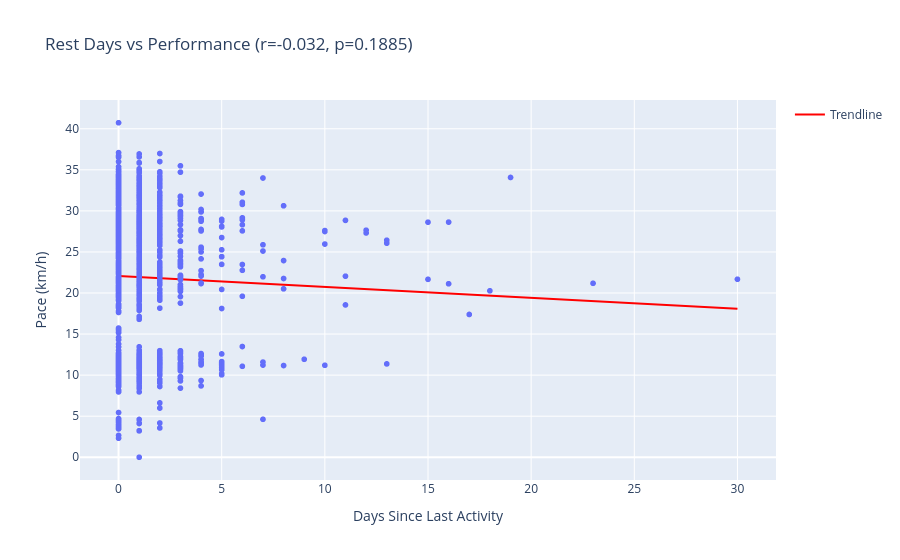

Notebook cell for this chart:
### Code cell
# Visualize
if len(df_recovery) > 2:
    fig = px.scatter(df_recovery, x='days_since_last', y='pace_kmh',
                    labels={'days_since_last': 'Days Since Last Activity', 'pace_kmh': 'Pace (km/h)'},
                    title=f'Rest Days vs Performance (r={corr_recovery:.3f}, p={p_recovery:.4f})')
    
    # Add trendline
    z = np.polyfit(df_recovery['days_since_last'], df_recovery['pace_kmh'], 1)
    p = np.poly1d(z)
    x_trend = np.linspace(0, df_recovery['days_since_last'].max(), 100)
    fig.add_scatter(x=x_trend, y=p(x_trend), mode='lines',
                   name='Trendline', line=dict(color='red'))
    
    fig.show()

### Figure 1 — Plotly figure (JSON) as saved in the notebook; plotly's stock layout.template omitted (floating-point values rounded to 4 significant figures; data arrays with more than 128 entries replaced by an {"elided": "..."} marker saying what was removed)
{"data": [{"hovertemplate": "Days Since Last Activity=%{x}<br>Pace (km/h)=%{y}<extra></extra>", "legendgroup": "", "marker": {"color": "#636efa", "symbol": "circle"}, "mode": "markers", "name": "", "showlegend": false, "type": "scattergl", "x": {"elided": "1644 float values"}, "xaxis": "x", "y": {"elided": "1644 float values"}, "yaxis": "y"}, {"line": {"color": "red"}, "mode": "lines", "name": "Trendline", "type": "scatter", "x": [0.0, 0.303, 0.6061, 0.9091, 1.212, 1.515, 1.818, 2.121, 2.424, 2.727, 3.03, 3.333, 3.636, 3.939, 4.242, 4.545, 4.848, 5.152, 5.455, 5.758, 6.061, 6.364, 6.667, 6.97, 7.273, 7.576, 7.879, 8.182, 8.485, 8.788, 9.091, 9.394, 9.697, 10.0, 10.3, 10.61, 10.91, 11.21, 11.52, 11.82, 12.12, 12.42, 12.73, 13.03, 13.33, 13.64, 13.94, 14.24, 14.55, 14.85, 15.15, 15.45, 15.76, 16.06, 16.36, 16.67, 16.97, 17.27, 17.58, 17.88, 18.18, 18.48, 18.79, 19.09, 19.39, 19.7, 20.0, 20.3, 20.61, 20.91, 21.21, 21.52, 21.82, 22.12, 22.42, 22.73, 23.03, 23.33, 23.64, 23.94, 24.24, 24.55, 24.85, 25.15, 25.45, 25.76, 26.06, 26.36, 26.67, 26.97, 27.27, 27.58, 27.88, 28.18, 28.48, 28.79, 29.09, 29.39, 29.7, 30.0], "y": [22.07, 22.03, 21.99, 21.95, 21.91, 21.87, 21.83, 21.79, 21.75, 21.71, 21.67, 21.63, 21.59, 21.55, 21.51, 21.47, 21.43, 21.39, 21.35, 21.31, 21.27, 21.23, 21.19, 21.15, 21.11, 21.06, 21.02, 20.98, 20.94, 20.9, 20.86, 20.82, 20.78, 20.74, 20.7, 20.66, 20.62, 20.58, 20.54, 20.5, 20.46, 20.42, 20.38, 20.34, 20.3, 20.26, 20.22, 20.18, 20.14, 20.1, 20.06, 20.02, 19.97, 19.93, 19.89, 19.85, 19.81, 19.77, 19.73, 19.69, 19.65, 19.61, 19.57, 19.53, 19.49, 19.45, 19.41, 19.37, 19.33, 19.29, 19.25, 19.21, 19.17, 19.13, 19.09, 19.05, 19.01, 18.97, 18.93, 18.89, 18.84, 18.8, 18.76, 18.72, 18.68, 18.64, 18.6, 18.56, 18.52, 18.48, 18.44, 18.4, 18.36, 18.32, 18.28, 18.24, 18.2, 18.16, 18.12, 18.08]}], "layout": {"legend": {"tracegroupgap": 0}, "title": {"text": "Rest Days vs Performance (r=-0.032, p=0.1885)"}, "xaxis": {"anchor": "y", "domain": [0, 1], "title": {"text": "Days Since Last Activity"}}, "yaxis": {"anchor": "x", "domain": [0, 1], "title": {"text": "Pace (km/h)"}}}}
